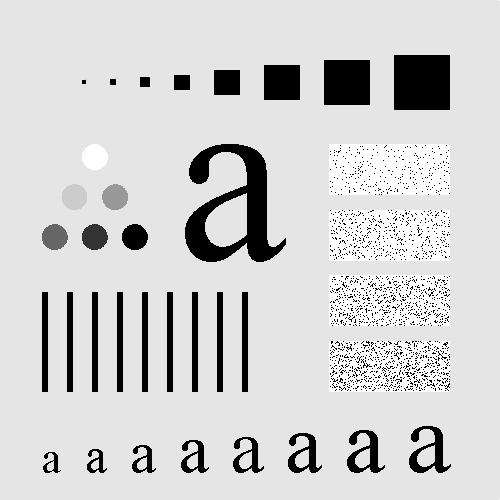
%> input picture TP06/ImPrueba.jpg, 500 x 500 px
$ octave Ejer03.m   (GNU Octave 9; MATLAB toolbox functions it lacks are replaced by stand-ins)
%> lines starting %> are read from the running program, lines starting %| are printed output that depends on the picture
### TP06/modegMov.m
function H = modegMov( tam, desp, Texp )
%H = modegMov( tam, desp )
% Genera función transferencia del modelo de degradación de movimiento
% (en este caso: borroneado por movimiento horizontal lineal uniforme)
%   tam: tamaño de la matriz
%       tam(1): nº de filas
%       tam(2): nº de columnas
%   desp: desplazamiento en pixeles
%   Texp: tiempo de exposición durante el que se realiza el movimiento

% consideramos que la imagen tiene ancho y alto una unidad de longitud
c=tam(2);
[FU,~]=freqspace(tam,'meshgrid');
FU=FU*c/2;
% FV no interesa

% usamos desp/c porque considera que la imagen tiene ancho = 1 (ver Cap 4)
H = Texp*sinc(FU*desp/c).*exp(-1i*pi*FU*desp/c);

end

### TP06/fInverso.m
function Ir = fInverso( I, H, rechazo )
%Ir = fInverso( I, fc, orden )
%   Filtro Inverso de restauraci髇 de imagen
%       I: imagen degradada
%       H: funci髇 (en Fourier) de degradaci髇 (tambi閚 llamada funci髇
%       transferencia)
%       rechazo: par醡etro del filtro inverso; rechazo del filtro
%       Ir: imagen restaurada (imagen original estimada)

G = fftshift(fft2(I));
%% filtro inverso
% F = G/H (ya que consideramos R = 0, porque no lo conocemos)

F = G;
% F = zeros(size(I));
% F(abs(H) ~= 0) = G(abs(H) ~= 0)./H(abs(H) ~= 0); % estimador de la imagen original
% Hacemos lo sig porque no conocemos el ruido, entonces "intentamos" anularlo un poco
F(abs(H) >= rechazo) = G(abs(H) >= rechazo)./H(abs(H) >= rechazo);
%% antitransformamos
Ir = ifft2(ifftshift(F));
end

### TP06/fWiener.m
function Ir = fWiener( I, H, kw )
%function Ir = fWiener( I, H, kw )
%   Filtro de Wiener de degradaci髇
%       I: imagen degradada
%       H: funci髇 (en Fourier) de degradaci髇 (tambi閚 llamada funci髇
%       transferencia)
%       kw: par醡etro del filtro
%       rechazo: par醡etro del filtro inverso; rechazo del filtro
%       (opcional)
%       Ir: imagen restaurada

G = fftshift(fft2(I));

%% Filtro de Wiener
H2 = abs(H).^2;
F = zeros(size(I));

% "salta" valores nulos de H para que se pueda aplicar, finalmente, la
% ecuaci髇
F(H2 > 0) = H2(H2 > 0)./(H2(H2 > 0) + kw).*G(H2 > 0)./H(H2 > 0);

%%
Ir = ifft2(ifftshift(F));
end

### TP06/Ejer03.m
% Ejer03.m: restauraci髇 de borroneado por  movimiento uniforme
clear all
close all

NomImag = input('Nombre de imagen: ', 's');
%> the answer given: ImPrueba.jpg
if isempty(NomImag)
    return
end

I = imread(NomImag);
%> I is the input picture: size 500x500 uint8; min 0, max 255, mean 207.4

%% Restauraci髇
H = modegMov(size(I), 20, 1);
Ir1 = uint8(mat2gray(real(fInverso(I, H, 0.01)))*255); % fInverso (al ser ifft) deber韆 dar Real, o con parte Imag en el orden de 0
%> in fInverso, `Ir = ifft2(ifftshift(F));`:
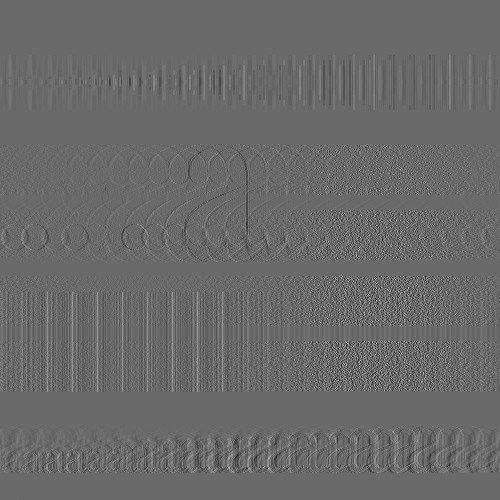
%> Ir: size 500x500 double; min -8982.3, max 13042.6, mean 207.4; drawn with min black and max white
Ir2 = uint8(mat2gray(real(fWiener(I, H, 0.001)))*255);
%> in fWiener, `Ir = ifft2(ifftshift(F));`:
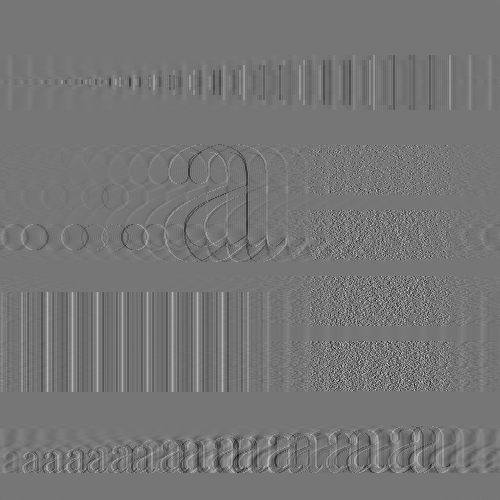
%> Ir: size 500x500 double; min -3893.7, max 4949.1, mean 207.2; drawn with min black and max white

%%
figure,imshow([I Ir1 Ir2])
%> after `imshow([I Ir1 Ir2])`:
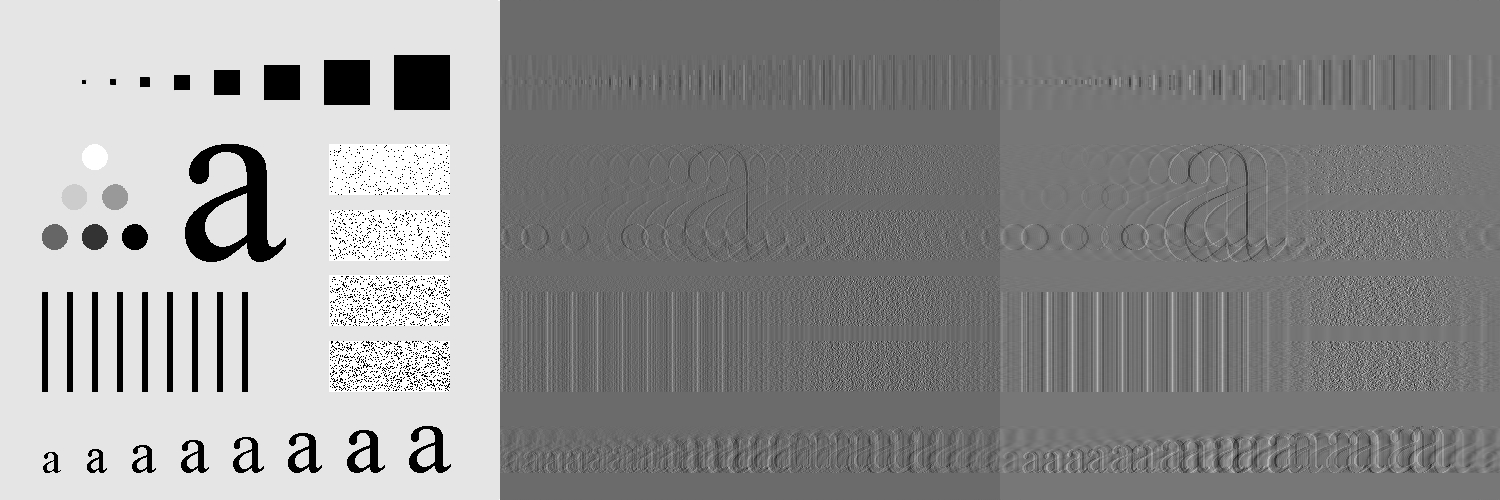
%> displayed picture: size 500x1500, on the screen's scale of 0 to 255; min 0, max 255, mean 144.1
